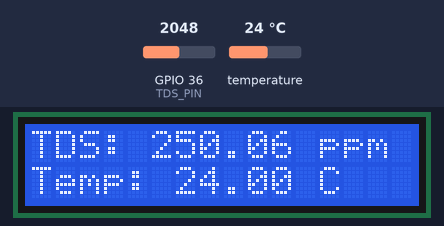
A sketch run on a simulated ESP32. Shown: 16×2 character LCD. The test bench sets the inputs (shaded band); at power-on: temperature 24 °C, GPIO 36 (TDS_PIN) = 2048. WiFi joins after 1.5 s; servers stay silent unless stated; what the sketch prints to the serial monitor is not drawn.

Above: at 4.8 s.
4.9 s: temperature set to 12 °C
At 6.6 s:
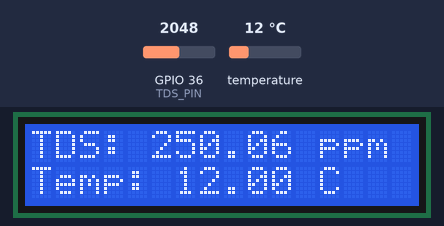
7.8 s: GPIO 36 (TDS_PIN) set to 2866
At 11.4 s:
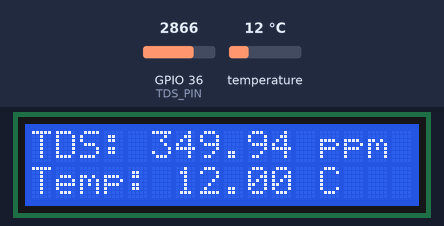
11.7 s: temperature set to 19 °C
At 13.6 s:
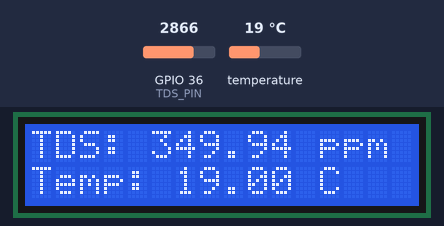
14.3 s: GPIO 36 (TDS_PIN) set to 3603
At 17.2 s:
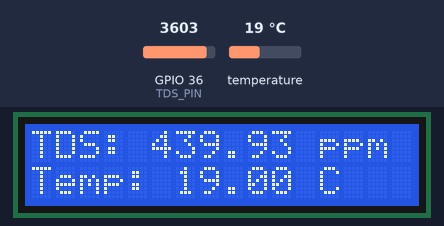
17.5 s: temperature set to 28 °C
At 19.3 s:
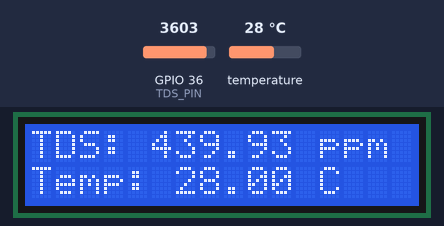
20.1 s: GPIO 36 (TDS_PIN) set to 4095
At 23.1 s:
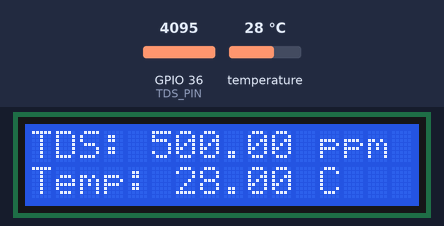
Timing chart, 0 to 24.4 s (numbered marks = the images above; inputs shaded):
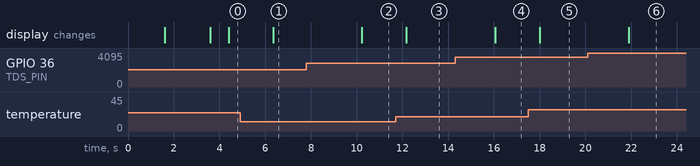

Measured:
- after the input at 4.9 s, the display: changes after 1.4 s (image 1)
- after the input at 7.8 s, the display: changes after 2.4 s (image 2)
- after the input at 11.7 s, the display: changes after 0.48 s (image 3)
- after the input at 14.3 s, the display: changes after 1.8 s (image 4)
- after the input at 17.5 s, the display: changes after 0.51 s (image 5)
- after the input at 20.1 s, the display: changes after 1.8 s (image 6)

The sketch:

WaterMonitoring__1_.ino
```cpp
#include <Wire.h>
#include <LiquidCrystal_I2C.h>  // Sử dụng thư viện LiquidCrystal_I2C của John Rickman
#include <OneWire.h>
#include <DallasTemperature.h>
#include <FirebaseESP32.h>
#include <WiFi.h>

// Khai báo kết nối màn hình LCD I2C
#define LCD_ADDRESS 0x27  // Địa chỉ I2C của màn hình LCD
#define LCD_COLUMNS 16    // Số cột của màn hình LCD
#define LCD_ROWS 2        // Số hàng của màn hình LCD

LiquidCrystal_I2C lcd(LCD_ADDRESS, LCD_COLUMNS, LCD_ROWS); // Khai báo đối tượng LCD

// Cấu hình chân cảm biến
const int TDS_PIN = 36;             // Chân kết nối với TDS sensor
const int ONE_WIRE_BUS = 14;        // Chân kết nối với DS18B20 sensor

// Biến để lưu giá trị ADC (Analog-to-Digital Converter) và điện áp
int adcValue = 0;
float voltage = 0.0;

// Hằng số điện áp tham chiếu của ESP32
const float referenceVoltage = 3.3;

// Hằng số để chuyển đổi từ giá trị ADC sang giá trị TDS (ppm - parts per million)
const float TDS_FACTOR = 0.5;

// Thiết lập kết nối với DS18B20
OneWire oneWire(ONE_WIRE_BUS);
DallasTemperature sensors(&oneWire);

// Thông tin kết nối Firebase
#define FIREBASE_HOST "https://water-monitoring-111ad-default-rtdb.asia-southeast1.firebasedatabase.app"
#define FIREBASE_AUTH "wr3yqB8ANVgVGyK1moYPLkciWoruXV48xIj5INx1"
FirebaseData firebaseData;
FirebaseConfig firebaseConfig;
FirebaseAuth firebaseAuth;
FirebaseJson json;

// Thông tin Wi-Fi
const char* WIFI_SSID = "Kim Anh";
const char* WIFI_PASSWORD ="12345678";

void setup() {
  // Khởi tạo giao tiếp Serial để hiển thị kết quả
  Serial.begin(115200);

  // Khởi tạo DS18B20
  sensors.begin();

  // Kết nối WiFi
  WiFi.begin(WIFI_SSID, WIFI_PASSWORD);
  while (WiFi.status() != WL_CONNECTED) {
    delay(500);
    Serial.print(".");
  }
  Serial.println("\nĐã kết nối WiFi thành công");

  // Kết nối Firebase
  firebaseConfig.host = FIREBASE_HOST;
  firebaseConfig.signer.tokens.legacy_token = FIREBASE_AUTH;
  Firebase.begin(&firebaseConfig, &firebaseAuth);
  Firebase.reconnectWiFi(true);

  // Khởi tạo màn hình LCD qua I2C
  lcd.init();
  lcd.backlight();  // Bật đèn nền LCD
  lcd.clear();      // Xóa nội dung màn hình
  lcd.setCursor(0, 0);
  lcd.print("System Starting");
  delay(2000);
  lcd.clear();
}

void updateFirebase(float tdsValue, float temperature) {
  // Đường dẫn đến Firebase nơi dữ liệu sẽ được lưu trữ
  String path = "/sensorData";

  // Tạo một đối tượng JSON để chứa dữ liệu
  FirebaseJson json;
  json.set("TDS", tdsValue);
  json.set("Temperature", temperature);

  // Gửi dữ liệu JSON đến Firebase
  if (Firebase.setJSON(firebaseData, path, json)) {
    Serial.println("Đã cập nhật dữ liệu lên Firebase thành công");
  } else {
    Serial.print("Lỗi khi cập nhật lên Firebase: ");
    Serial.println(firebaseData.errorReason());
  }
}

void loop() {
  // Đọc giá trị từ TDS sensor (từ 0 đến 4095 với độ phân giải 12-bit ADC)
  adcValue = analogRead(TDS_PIN);

  // Chuyển đổi giá trị ADC sang điện áp
  voltage = adcValue * (referenceVoltage / 4095.0);

  // Tính toán giá trị TDS (ppm)
  float tdsValue = (voltage / referenceVoltage) * 1000 * TDS_FACTOR;

  // Đọc nhiệt độ từ cảm biến DS18B20
  sensors.requestTemperatures(); // Gửi yêu cầu đọc nhiệt độ
  float temperature = sensors.getTempCByIndex(0); // Lấy nhiệt độ từ cảm biến (°C)

  // In kết quả ra Serial Monitor
  Serial.print("ADC Value: ");
  Serial.print(adcValue);
  Serial.print("\tVoltage: ");
  Serial.print(voltage, 2);
  Serial.print(" V\tTDS: ");
  Serial.print(tdsValue, 2);
  Serial.print(" ppm\tTemperature: ");
  Serial.print(temperature, 2);
  Serial.println(" °C");

  // Hiển thị kết quả trên LCD
  lcd.clear();
  lcd.setCursor(0, 0);
  lcd.print("TDS: ");
  lcd.print(tdsValue);
  lcd.print(" ppm");
  lcd.setCursor(0, 1);
  lcd.print("Temp: ");
  lcd.print(temperature);
  lcd.print(" C");

  // Cập nhật dữ liệu lên Firebase
  updateFirebase(tdsValue, temperature);

  // Dừng trong 1 giây trước khi lặp lại
  delay(1000);
}
```
